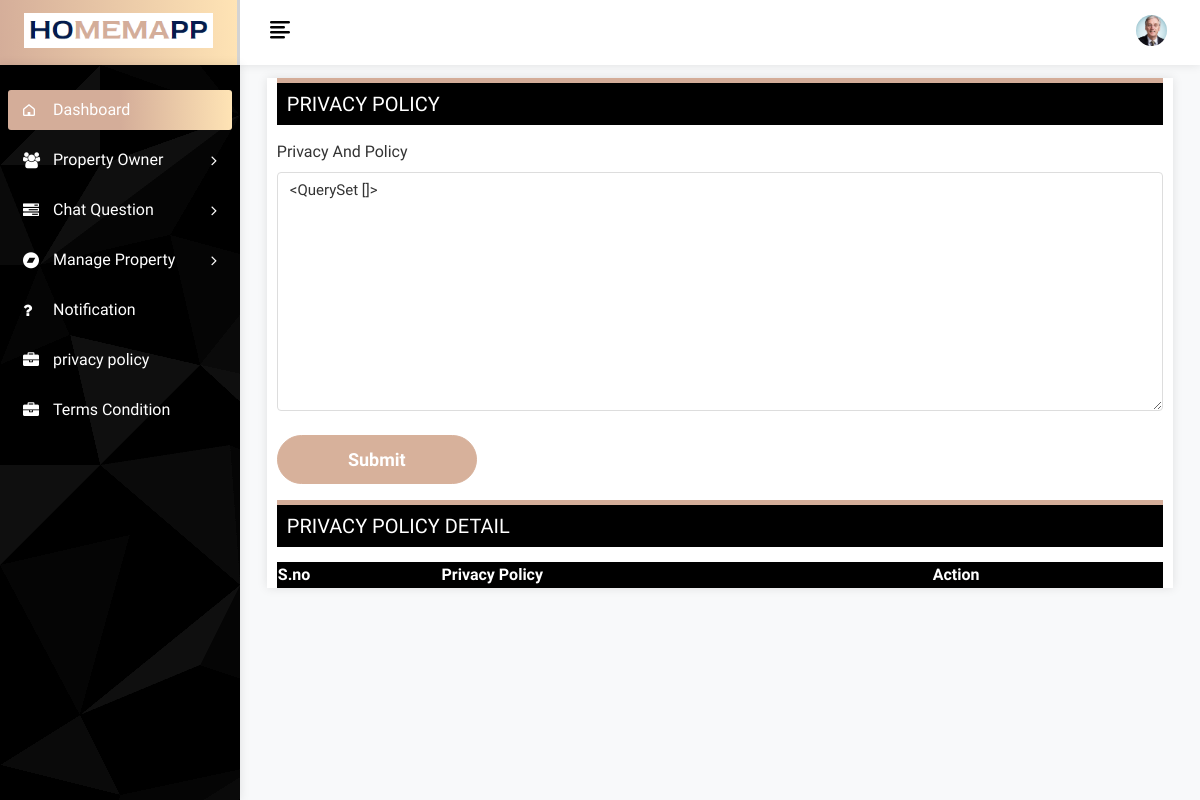
The app's page /Privacy_Policy, older data.
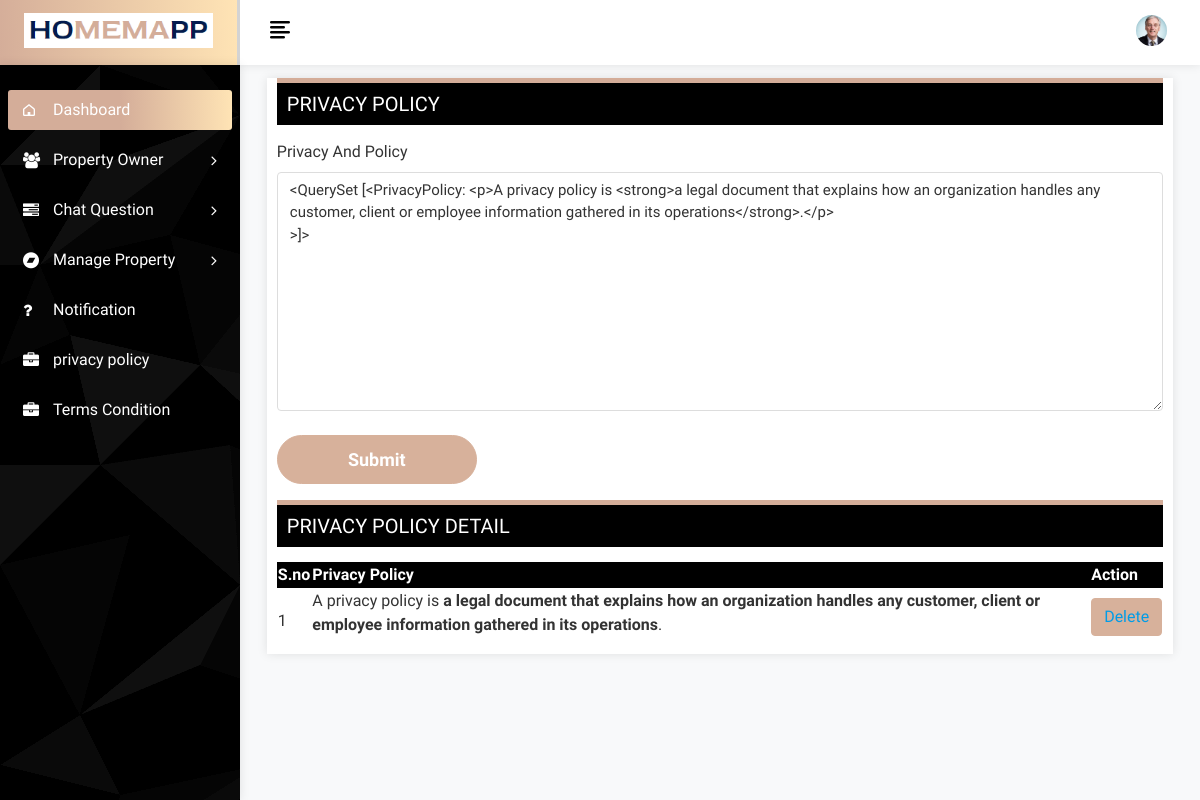
The same page, newer data.
### app/models.py (models this page shows)
class PrivacyPolicy(models.Model):
    privacy_policy = models.TextField()
    def __str__(self):
        return self.privacy_policy

### app/views.py (the view, shortened to what this page needs)
# urls.py: path('Privacy_Policy',views.privacy,name='privacy_policy'),
def privacy(request):
    privacy = PrivacyPolicy.objects.all()
    context = {
        'privacy': privacy,
    }
    return render(request,'privacy_policy.html',context)

### templates/privacy_policy.html (shortened to what this page needs)
{% extends 'base.html'%}
{% block content %}
            <div class="page-wrapper">
                <div class="content container-fluid">
					<div class="page-header">
						<div class="row">
							<div class="col-sm-12">
							   <div class="card full-header">
								  <div class="text-editor">
									 <div class="users">
										 <h3 class="page-title">Privacy Policy</h3>
									 </div>
									  <div class="user-box">
								        <div class="datatables">
										 <form method="post" enctype="multipart/form-data">
											<div class="text-editor">
												<label for="id_terms_condition">Privacy And Policy</label>
												<textarea id="myeditor" name="privacy_policy" class="form-control" rows="10" cols="80" Required>{{ privacy |safe }}</textarea>
												<div class="submits-btns mt-4">
													<input class="btn btn-primary submit-btn" name="submit" type="submit">
												</div>
											</div>
										</form>
                                       </div>
                                       </div>
									</div>
									<div class="full-editor mt-3">
									   <div class="users">
										<h3 class="page-title">Privacy Policy Detail</h3>
									   </div>
                                        <table id="example" class="display nowrap" style="width:100%">
						        <thead>
						            <tr>
						            	<th>S.no</th>
						                <th>Privacy Policy</th>
						                <th>Action</th>
						            </tr>
						        </thead>
						        <tbody>
									{% for pr in privacy %}
						           <tr class="even">
	                                    <td>{{forloop.counter}}</td>
	                                     <td>{{pr.privacy_policy|safe}}</td>
	                                    <td>
	                                      <button class="btn btn-primary mb-2"><a class="edit-btn" href="{% url 'delete_privacy_policy' id=pr.id%}">Delete</a></button>
	                                  </td>
	                                </tr>
	                                 {% endfor %}
						        </tbody>
						    </table>
									</div>
								</div>
							</div>
						</div>
					</div>
				</div>
			</div>
{% endblock%}

Row changes from the older to the newer data that the page shows:
added PrivacyPolicy: privacy_policy "<QuerySet [<PrivacyPolicy: <p>A privacy policy is <strong>a legal document that explains how an organization handles any customer, client or employee information gathered in its operations</strong>.</p> >]>", privacy_policy "A privacy policy is a legal document that explains how an organization handles any customer, client or employee information gathered in its operations ."
Text that changed along with them:
form field privacy_policy: "<QuerySet []>" → (not shown)
